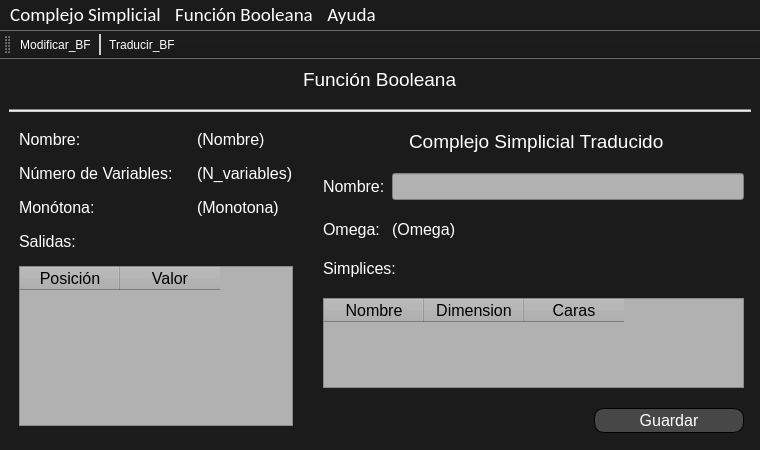
<?xml version="1.0" encoding="UTF-8"?>
<ui version="4.0">
 <class>TFG</class>
 <widget class="QMainWindow" name="TFG">
  <property name="geometry">
   <rect>
    <x>0</x>
    <y>0</y>
    <width>760</width>
    <height>450</height>
   </rect>
  </property>
  <property name="sizePolicy">
   <sizepolicy hsizetype="Preferred" vsizetype="Preferred">
    <horstretch>0</horstretch>
    <verstretch>0</verstretch>
   </sizepolicy>
  </property>
  <property name="font">
   <font>
    <family>Arial</family>
    <pointsize>20</pointsize>
   </font>
  </property>
  <property name="windowTitle">
   <string>TFG Pablo Ascorbe</string>
  </property>
  <property name="windowIcon">
   <iconset>
    <normaloff>../Recursos/icono.ico</normaloff>../Recursos/icono.ico</iconset>
  </property>
  <property name="styleSheet">
   <string notr="true">QWidget{
background-image: url(:/images/fondo.png);
background-color: rgb(27, 27, 27);
color: rgb(255, 255, 255);
}

QToolBar QToolButton{
color: rgb(255, 255, 255);
background-color:transparent;}

QToolBar QToolButton:hover{
	background-color: rgb(100, 100, 100);
}

QToolBar::separator{
	background-color: rgb(208, 208, 208);
	width: 2px;
}


QMenuBar::item:selected{
	background-color: rgb(100, 100, 100);
}

QMenu::item:selected{
	background-color: rgb(100, 100, 100);
}
</string>
  </property>
  <widget class="QWidget" name="centralwidget">
   <property name="enabled">
    <bool>true</bool>
   </property>
   <layout class="QGridLayout" name="gridLayout_2">
    <property name="sizeConstraint">
     <enum>QLayout::SetDefaultConstraint</enum>
    </property>
    <property name="horizontalSpacing">
     <number>11</number>
    </property>
    <property name="verticalSpacing">
     <number>18</number>
    </property>
    <item row="0" column="0" alignment="Qt::AlignHCenter">
     <widget class="QLabel" name="label_2">
      <property name="maximumSize">
       <size>
        <width>16777215</width>
        <height>30</height>
       </size>
      </property>
      <property name="font">
       <font>
        <pointsize>14</pointsize>
       </font>
      </property>
      <property name="text">
       <string>Función Booleana</string>
      </property>
     </widget>
    </item>
    <item row="2" column="0">
     <layout class="QHBoxLayout" name="horizontalLayout" stretch="0,0">
      <property name="spacing">
       <number>20</number>
      </property>
      <property name="sizeConstraint">
       <enum>QLayout::SetMinimumSize</enum>
      </property>
      <item>
       <layout class="QGridLayout" name="gridLayout_fijo">
        <property name="sizeConstraint">
         <enum>QLayout::SetFixedSize</enum>
        </property>
        <property name="leftMargin">
         <number>10</number>
        </property>
        <property name="rightMargin">
         <number>10</number>
        </property>
        <property name="bottomMargin">
         <number>15</number>
        </property>
        <property name="horizontalSpacing">
         <number>24</number>
        </property>
        <property name="verticalSpacing">
         <number>15</number>
        </property>
        <item row="3" column="0" colspan="2">
         <widget class="QLabel" name="label_3">
          <property name="font">
           <font>
            <pointsize>12</pointsize>
           </font>
          </property>
          <property name="text">
           <string>Salidas:</string>
          </property>
         </widget>
        </item>
        <item row="0" column="1">
         <widget class="QLabel" name="label_nombre_bf">
          <property name="font">
           <font>
            <pointsize>12</pointsize>
           </font>
          </property>
          <property name="text">
           <string>(Nombre)</string>
          </property>
         </widget>
        </item>
        <item row="1" column="1">
         <widget class="QLabel" name="label_n_variables">
          <property name="font">
           <font>
            <pointsize>12</pointsize>
           </font>
          </property>
          <property name="text">
           <string>(N_variables)</string>
          </property>
         </widget>
        </item>
        <item row="2" column="1">
         <widget class="QLabel" name="label_monotona">
          <property name="font">
           <font>
            <pointsize>12</pointsize>
           </font>
          </property>
          <property name="text">
           <string>(Monotona)</string>
          </property>
         </widget>
        </item>
        <item row="0" column="0">
         <widget class="QLabel" name="label">
          <property name="font">
           <font>
            <pointsize>12</pointsize>
           </font>
          </property>
          <property name="text">
           <string>Nombre:</string>
          </property>
         </widget>
        </item>
        <item row="1" column="0">
         <widget class="QLabel" name="label_4">
          <property name="font">
           <font>
            <pointsize>12</pointsize>
           </font>
          </property>
          <property name="text">
           <string>Número de Variables:</string>
          </property>
         </widget>
        </item>
        <item row="4" column="0" colspan="2">
         <widget class="QTableWidget" name="tableWidget">
          <property name="sizePolicy">
           <sizepolicy hsizetype="Preferred" vsizetype="Expanding">
            <horstretch>0</horstretch>
            <verstretch>0</verstretch>
           </sizepolicy>
          </property>
          <property name="styleSheet">
           <string notr="true">color: rgb(0, 0, 0);
background-color: rgb(177, 177, 177);</string>
          </property>
          <column>
           <property name="text">
            <string>Posición</string>
           </property>
           <property name="font">
            <font>
             <pointsize>12</pointsize>
            </font>
           </property>
          </column>
          <column>
           <property name="text">
            <string>Valor</string>
           </property>
           <property name="font">
            <font>
             <pointsize>12</pointsize>
            </font>
           </property>
          </column>
         </widget>
        </item>
        <item row="2" column="0">
         <widget class="QLabel" name="label_5">
          <property name="font">
           <font>
            <pointsize>12</pointsize>
           </font>
          </property>
          <property name="text">
           <string>Monótona:</string>
          </property>
         </widget>
        </item>
       </layout>
      </item>
      <item>
       <layout class="QGridLayout" name="gridLayout_dinamico">
        <property name="sizeConstraint">
         <enum>QLayout::SetDefaultConstraint</enum>
        </property>
        <property name="bottomMargin">
         <number>8</number>
        </property>
        <property name="horizontalSpacing">
         <number>7</number>
        </property>
        <property name="verticalSpacing">
         <number>20</number>
        </property>
        <item row="3" column="0" colspan="2">
         <widget class="QLabel" name="label_8">
          <property name="maximumSize">
           <size>
            <width>350</width>
            <height>50</height>
           </size>
          </property>
          <property name="font">
           <font>
            <pointsize>12</pointsize>
           </font>
          </property>
          <property name="text">
           <string>Omega:</string>
          </property>
         </widget>
        </item>
        <item row="7" column="2" alignment="Qt::AlignRight">
         <widget class="QPushButton" name="pushButton_Guardar">
          <property name="sizePolicy">
           <sizepolicy hsizetype="Preferred" vsizetype="Expanding">
            <horstretch>0</horstretch>
            <verstretch>100</verstretch>
           </sizepolicy>
          </property>
          <property name="minimumSize">
           <size>
            <width>150</width>
            <height>25</height>
           </size>
          </property>
          <property name="maximumSize">
           <size>
            <width>250</width>
            <height>25</height>
           </size>
          </property>
          <property name="font">
           <font>
            <pointsize>12</pointsize>
           </font>
          </property>
          <property name="styleSheet">
           <string notr="true">QPushButton{
color: rgb(255, 255, 255);
background-color: rgb(71, 71, 71);
border: 1px solid;
border-radius: 10px;}

QPushButton:hover{
	background-color: rgb(100, 100, 100);
}

</string>
          </property>
          <property name="text">
           <string>Guardar</string>
          </property>
         </widget>
        </item>
        <item row="2" column="2">
         <widget class="QLineEdit" name="text_fb_name">
          <property name="maximumSize">
           <size>
            <width>16777215</width>
            <height>50</height>
           </size>
          </property>
          <property name="font">
           <font>
            <pointsize>12</pointsize>
           </font>
          </property>
          <property name="styleSheet">
           <string notr="true">color: rgb(0, 0, 0);
background-color: rgb(177, 177, 177);</string>
          </property>
         </widget>
        </item>
        <item row="5" column="0" rowspan="2" colspan="3">
         <widget class="QTableWidget" name="table_simplex">
          <property name="maximumSize">
           <size>
            <width>16777215</width>
            <height>16777215</height>
           </size>
          </property>
          <property name="styleSheet">
           <string notr="true">color: rgb(0, 0, 0);
background-color: rgb(177, 177, 177);</string>
          </property>
          <property name="alternatingRowColors">
           <bool>true</bool>
          </property>
          <column>
           <property name="text">
            <string>Nombre</string>
           </property>
           <property name="font">
            <font>
             <pointsize>12</pointsize>
            </font>
           </property>
          </column>
          <column>
           <property name="text">
            <string>Dimension</string>
           </property>
           <property name="font">
            <font>
             <pointsize>12</pointsize>
            </font>
           </property>
          </column>
          <column>
           <property name="text">
            <string>Caras</string>
           </property>
           <property name="font">
            <font>
             <pointsize>12</pointsize>
            </font>
           </property>
          </column>
         </widget>
        </item>
        <item row="2" column="0" colspan="2">
         <widget class="QLabel" name="label_7">
          <property name="maximumSize">
           <size>
            <width>350</width>
            <height>50</height>
           </size>
          </property>
          <property name="font">
           <font>
            <pointsize>12</pointsize>
           </font>
          </property>
          <property name="text">
           <string>Nombre:</string>
          </property>
         </widget>
        </item>
        <item row="3" column="2">
         <widget class="QLabel" name="label_9">
          <property name="maximumSize">
           <size>
            <width>16777215</width>
            <height>50</height>
           </size>
          </property>
          <property name="font">
           <font>
            <pointsize>12</pointsize>
           </font>
          </property>
          <property name="text">
           <string>(Omega)</string>
          </property>
         </widget>
        </item>
        <item row="1" column="0" colspan="4" alignment="Qt::AlignHCenter">
         <widget class="QLabel" name="label_6">
          <property name="maximumSize">
           <size>
            <width>16777215</width>
            <height>30</height>
           </size>
          </property>
          <property name="font">
           <font>
            <pointsize>14</pointsize>
           </font>
          </property>
          <property name="text">
           <string>Complejo Simplicial Traducido</string>
          </property>
         </widget>
        </item>
        <item row="4" column="0" colspan="3">
         <widget class="QLabel" name="label_10">
          <property name="maximumSize">
           <size>
            <width>16777215</width>
            <height>50</height>
           </size>
          </property>
          <property name="font">
           <font>
            <pointsize>12</pointsize>
           </font>
          </property>
          <property name="text">
           <string>Simplices:</string>
          </property>
         </widget>
        </item>
       </layout>
      </item>
     </layout>
    </item>
    <item row="1" column="0">
     <widget class="Line" name="line">
      <property name="styleSheet">
       <string notr="true">background-color: rgb(204, 204, 204);</string>
      </property>
      <property name="orientation">
       <enum>Qt::Horizontal</enum>
      </property>
     </widget>
    </item>
   </layout>
  </widget>
  <widget class="QMenuBar" name="menubar">
   <property name="geometry">
    <rect>
     <x>0</x>
     <y>0</y>
     <width>760</width>
     <height>29</height>
    </rect>
   </property>
   <property name="font">
    <font>
     <family>Calibri</family>
     <pointsize>14</pointsize>
    </font>
   </property>
   <widget class="QMenu" name="menuComplejo_Simplicial">
    <property name="font">
     <font>
      <family>MS Shell Dlg 2</family>
      <pointsize>12</pointsize>
     </font>
    </property>
    <property name="title">
     <string>Complejo Simplicial</string>
    </property>
    <addaction name="actionNuevo_sc"/>
    <addaction name="actionCargar_sc"/>
    <addaction name="actionGuardar_sc"/>
    <addaction name="actionListar_sc"/>
   </widget>
   <widget class="QMenu" name="menuFunci_n_Booleana">
    <property name="font">
     <font>
      <family>MS Shell Dlg 2</family>
      <pointsize>12</pointsize>
     </font>
    </property>
    <property name="title">
     <string>Función Booleana</string>
    </property>
    <addaction name="actionNuevo_bf"/>
    <addaction name="actionCargar_bf"/>
    <addaction name="actionGuardar_bf"/>
    <addaction name="actionListar_bf"/>
   </widget>
   <widget class="QMenu" name="menuAyuda">
    <property name="font">
     <font>
      <family>MS Shell Dlg 2</family>
      <pointsize>12</pointsize>
     </font>
    </property>
    <property name="title">
     <string>Ayuda</string>
    </property>
    <addaction name="actionAyuda"/>
    <addaction name="separator"/>
    <addaction name="actionAcerca"/>
   </widget>
   <addaction name="menuComplejo_Simplicial"/>
   <addaction name="menuFunci_n_Booleana"/>
   <addaction name="menuAyuda"/>
  </widget>
  <widget class="QToolBar" name="toolBar">
   <property name="minimumSize">
    <size>
     <width>0</width>
     <height>0</height>
    </size>
   </property>
   <property name="windowTitle">
    <string>toolBar</string>
   </property>
   <property name="orientation">
    <enum>Qt::Horizontal</enum>
   </property>
   <property name="iconSize">
    <size>
     <width>32</width>
     <height>32</height>
    </size>
   </property>
   <property name="floatable">
    <bool>true</bool>
   </property>
   <attribute name="toolBarArea">
    <enum>TopToolBarArea</enum>
   </attribute>
   <attribute name="toolBarBreak">
    <bool>false</bool>
   </attribute>
   <addaction name="actionModificar_BF"/>
   <addaction name="separator"/>
   <addaction name="actionTraducir_BF"/>
  </widget>
  <action name="actionNuevo_sc">
   <property name="text">
    <string>Nuevo</string>
   </property>
   <property name="shortcut">
    <string>Ctrl+N</string>
   </property>
  </action>
  <action name="actionCargar_sc">
   <property name="text">
    <string>Cargar</string>
   </property>
  </action>
  <action name="actionGuardar_sc">
   <property name="text">
    <string>Guardar</string>
   </property>
  </action>
  <action name="actionListar_sc">
   <property name="text">
    <string>Listar</string>
   </property>
  </action>
  <action name="actionNuevo_bf">
   <property name="text">
    <string>Nuevo</string>
   </property>
  </action>
  <action name="actionCargar_bf">
   <property name="text">
    <string>Cargar</string>
   </property>
  </action>
  <action name="actionGuardar_bf">
   <property name="text">
    <string>Guardar</string>
   </property>
  </action>
  <action name="actionListar_bf">
   <property name="text">
    <string>Listar</string>
   </property>
  </action>
  <action name="actionAyuda">
   <property name="text">
    <string>Ayuda de TFG Pablo Ascorbe</string>
   </property>
  </action>
  <action name="actionAcerca">
   <property name="text">
    <string>Acerca de la aplicación</string>
   </property>
  </action>
  <action name="actionModificar_BF">
   <property name="icon">
    <iconset resource="../Recursos/resources.qrc">
     <normaloff>:/images/edit.ico</normaloff>:/images/edit.ico</iconset>
   </property>
   <property name="text">
    <string>Modificar_BF</string>
   </property>
   <property name="toolTip">
    <string>Modificar la Función Booleana</string>
   </property>
   <property name="shortcut">
    <string>Ctrl+1</string>
   </property>
  </action>
  <action name="actionTraducir_BF">
   <property name="icon">
    <iconset resource="../Recursos/resources.qrc">
     <normaloff>:/images/translation_bf_to_sc.ico</normaloff>:/images/translation_bf_to_sc.ico</iconset>
   </property>
   <property name="text">
    <string>Traducir_BF</string>
   </property>
   <property name="toolTip">
    <string>Traduccir la función booleana a un complejo simplicial</string>
   </property>
  </action>
 </widget>
 <resources>
  <include location="../Recursos/resources.qrc"/>
 </resources>
 <connections/>
</ui>
